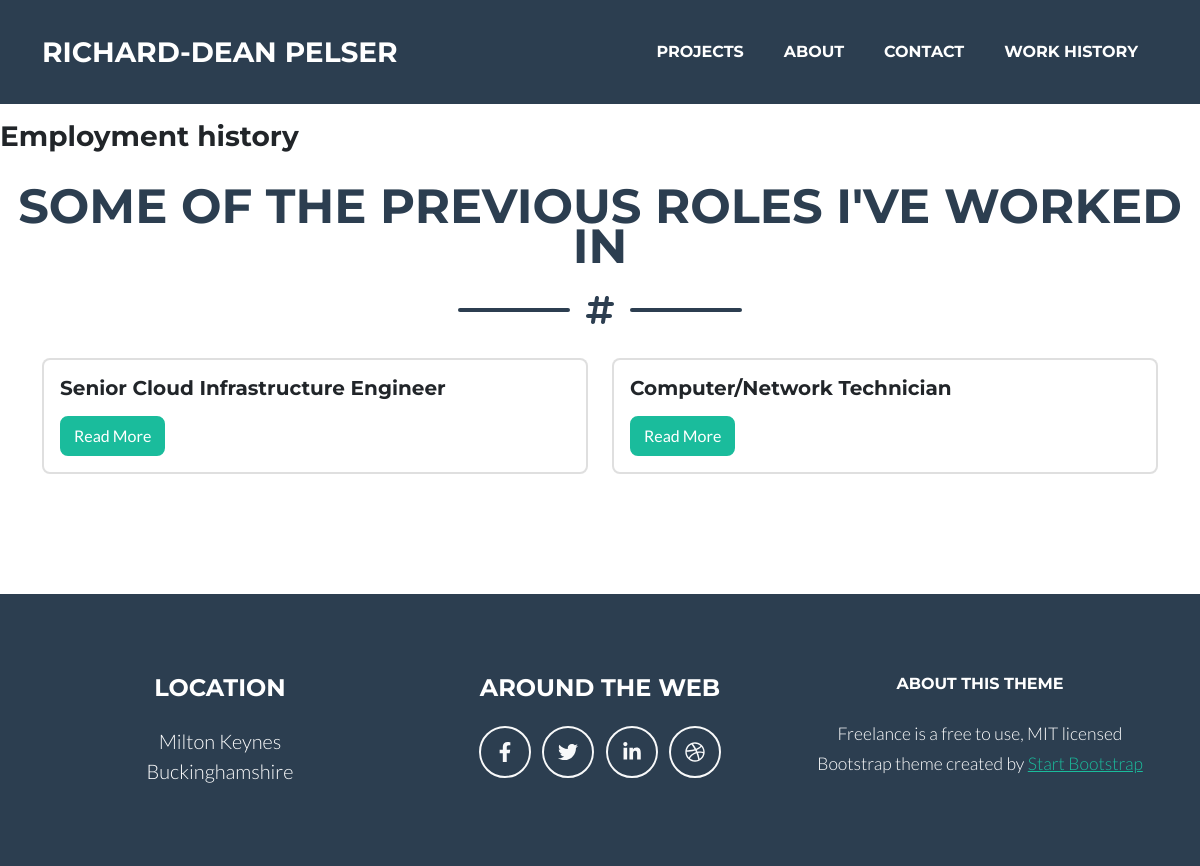
The page /workhistory/ on the database its author committed.
### portfolio/models.py (models this page shows, shortened)
class Role(models.Model):
    title = models.CharField(max_length=100, unique=True)
    slug = models.SlugField(max_length=100, unique=True)
    organisation = models.CharField(max_length=100, unique=True)
    body = RichTextUploadingField(null = True, blank=True)
    status = models.IntegerField(choices=ROLE_STATUS, default=0)

### portfolio/views.py (the view)
# urls.py: path('workhistory/', views.work_history_page, name="work_history_page"),
def work_history_page(request):
    roles = Role.objects.all()
    context = {'roles': roles}
    return render(request, 'workhistory.html', context)

### portfolio/templates/workhistory.html (shortened to what this page needs)
{% extends 'base.html' %}
{% load static %}
{% block content %}
<section class="page-section portfolio" id="portfolio">
    <h3>Employment history</h3>
    <br>
    <h2 class="page-section-heading text-center text-uppercase text-secondary mb-0">Some of the previous roles I've
        worked in</h2>
    <div class="divider-custom">
        <div class="divider-custom-line"></div>
        <div class="divider-custom-icon"><i class="fas fa-hashtag"></i></div>
        <div class="divider-custom-line"></div>
    </div>
    <div class="container">
        <div class="row">
            {% for role in roles %}
            <div class="col-md-6 mb-4">
                <div class="card">
                    <div class="card-body">
                        <h5 class="card-title">{{role.title}}</h5>
                        <a class="btn btn-primary" data-bs-toggle="modal"
                            data-bs-target="#portfolioModal-{{role.id}}">Read More</a>
                    </div>
                </div>
            </div>
            {% empty %}
            <h3>There are no roles in the database...</h3>
            {% endfor %}
        </div>
    </div>
</section>
{% endblock content %}

### rows shown on the page
Role: title "Senior Cloud Infrastructure Engineer"
Role: title "Computer/Network Technician"
